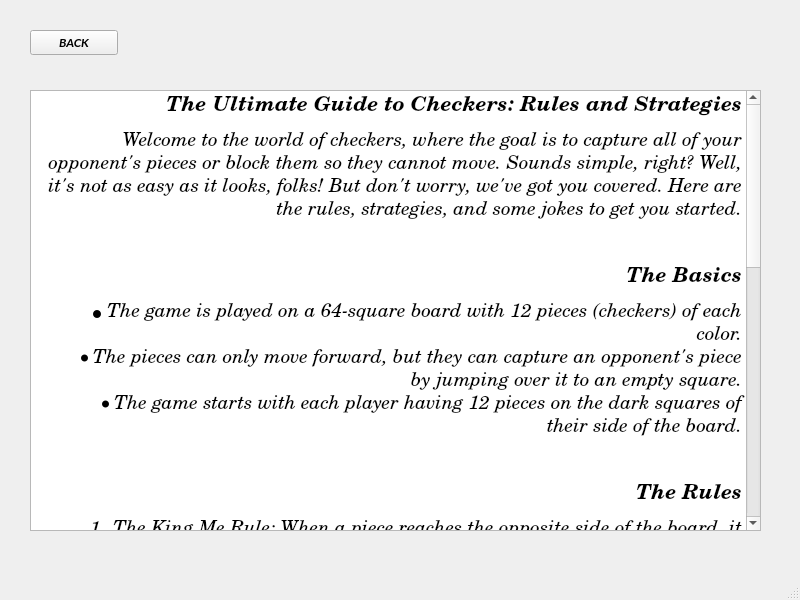
<?xml version="1.0" encoding="UTF-8"?>
<ui version="4.0">
 <class>MainWindow</class>
 <widget class="QMainWindow" name="MainWindow">
  <property name="geometry">
   <rect>
    <x>0</x>
    <y>0</y>
    <width>800</width>
    <height>600</height>
   </rect>
  </property>
  <property name="windowTitle">
   <string>MainWindow</string>
  </property>
  <widget class="QWidget" name="centralwidget">
   <widget class="QPushButton" name="back">
    <property name="geometry">
     <rect>
      <x>30</x>
      <y>30</y>
      <width>88</width>
      <height>25</height>
     </rect>
    </property>
    <property name="font">
     <font>
      <family>Lato</family>
      <weight>75</weight>
      <italic>true</italic>
      <bold>true</bold>
     </font>
    </property>
    <property name="text">
     <string>BACK</string>
    </property>
   </widget>
   <widget class="QTextEdit" name="textEdit">
    <property name="geometry">
     <rect>
      <x>30</x>
      <y>90</y>
      <width>731</width>
      <height>441</height>
     </rect>
    </property>
    <property name="font">
     <font>
      <family>C059</family>
      <italic>true</italic>
     </font>
    </property>
    <property name="html">
     <string>&lt;!DOCTYPE HTML PUBLIC &quot;-//W3C//DTD HTML 4.0//EN&quot; &quot;http://www.w3.org/TR/REC-html40/strict.dtd&quot;&gt;
&lt;html&gt;&lt;head&gt;&lt;meta name=&quot;qrichtext&quot; content=&quot;1&quot; /&gt;&lt;style type=&quot;text/css&quot;&gt;
p, li { white-space: pre-wrap; }
&lt;/style&gt;&lt;/head&gt;&lt;body style=&quot; font-family:'C059'; font-size:11pt; font-weight:400; font-style:italic;&quot;&gt;
&lt;p align=&quot;right&quot; style=&quot; margin-top:12px; margin-bottom:12px; margin-left:0px; margin-right:0px; -qt-block-indent:0; text-indent:0px;&quot;&gt;&lt;span style=&quot; font-family:'Ubuntu'; font-size:16pt; font-weight:600;&quot;&gt;The Ultimate Guide to Checkers: Rules and Strategies&lt;/span&gt;&lt;/p&gt;
&lt;p align=&quot;right&quot; style=&quot; margin-top:12px; margin-bottom:12px; margin-left:0px; margin-right:0px; -qt-block-indent:0; text-indent:0px;&quot;&gt;&lt;span style=&quot; font-family:'Ubuntu'; font-size:14pt;&quot;&gt;Welcome to the world of checkers, where the goal is to capture all of your opponent's pieces or block them so they cannot move. Sounds simple, right? Well, it's not as easy as it looks, folks! But don't worry, we've got you covered. Here are the rules, strategies, and some jokes to get you started.&lt;/span&gt;&lt;/p&gt;
&lt;p align=&quot;right&quot; style=&quot;-qt-paragraph-type:empty; margin-top:12px; margin-bottom:12px; margin-left:0px; margin-right:0px; -qt-block-indent:0; text-indent:0px;&quot;&gt;&lt;br /&gt;&lt;/p&gt;
&lt;p align=&quot;right&quot; style=&quot; margin-top:12px; margin-bottom:12px; margin-left:0px; margin-right:0px; -qt-block-indent:0; text-indent:0px;&quot;&gt;&lt;span style=&quot; font-family:'Ubuntu'; font-size:16pt; font-weight:600;&quot;&gt;The Basics&lt;/span&gt;&lt;/p&gt;
&lt;ul style=&quot;margin-top: 0px; margin-bottom: 0px; margin-left: 0px; margin-right: 0px; -qt-list-indent: 1;&quot;&gt;&lt;li style=&quot; font-family:'Ubuntu'; font-size:16pt;&quot; align=&quot;right&quot; style=&quot; margin-top:12px; margin-bottom:0px; margin-left:0px; margin-right:0px; -qt-block-indent:0; text-indent:0px;&quot;&gt;&lt;span style=&quot; font-size:14pt;&quot;&gt;The game is played on a 64-square board with 12 pieces (checkers) of each color.&lt;/span&gt;&lt;/li&gt;
&lt;li style=&quot; font-family:'Ubuntu'; font-size:14pt;&quot; align=&quot;right&quot; style=&quot; margin-top:0px; margin-bottom:0px; margin-left:0px; margin-right:0px; -qt-block-indent:0; text-indent:0px;&quot;&gt;The pieces can only move forward, but they can capture an opponent's piece by jumping over it to an empty square.&lt;/li&gt;
&lt;li style=&quot; font-family:'Ubuntu'; font-size:14pt;&quot; align=&quot;right&quot; style=&quot; margin-top:0px; margin-bottom:12px; margin-left:0px; margin-right:0px; -qt-block-indent:0; text-indent:0px;&quot;&gt;The game starts with each player having 12 pieces on the dark squares of their side of the board.&lt;/li&gt;&lt;/ul&gt;
&lt;p align=&quot;right&quot; style=&quot;-qt-paragraph-type:empty; margin-top:12px; margin-bottom:12px; margin-left:0px; margin-right:0px; -qt-block-indent:0; text-indent:0px;&quot;&gt;&lt;br /&gt;&lt;/p&gt;
&lt;p align=&quot;right&quot; style=&quot; margin-top:12px; margin-bottom:12px; margin-left:0px; margin-right:0px; -qt-block-indent:0; text-indent:0px;&quot;&gt;&lt;span style=&quot; font-family:'Ubuntu'; font-size:16pt; font-weight:600;&quot;&gt;The Rules&lt;/span&gt;&lt;/p&gt;
&lt;ol style=&quot;margin-top: 0px; margin-bottom: 0px; margin-left: 0px; margin-right: 0px; -qt-list-indent: 1;&quot;&gt;&lt;li style=&quot; font-family:'Ubuntu'; font-size:16pt;&quot; align=&quot;right&quot; style=&quot; margin-top:12px; margin-bottom:0px; margin-left:0px; margin-right:0px; -qt-block-indent:0; text-indent:0px;&quot;&gt;&lt;span style=&quot; font-size:14pt;&quot;&gt;The King Me Rule: When a piece reaches the opposite side of the board, it becomes a king. This is like a promotion to the royal family, but without the fancy crown.&lt;/span&gt;&lt;/li&gt;
&lt;li style=&quot; font-family:'Ubuntu'; font-size:14pt;&quot; align=&quot;right&quot; style=&quot; margin-top:0px; margin-bottom:0px; margin-left:0px; margin-right:0px; -qt-block-indent:0; text-indent:0px;&quot;&gt;The Capture Rule: If a piece can capture an opponent's piece, it must do so. This is like a game of tag, but with checkers.&lt;/li&gt;
&lt;li style=&quot; font-family:'Ubuntu'; font-size:14pt;&quot; align=&quot;right&quot; style=&quot; margin-top:0px; margin-bottom:0px; margin-left:0px; margin-right:0px; -qt-block-indent:0; text-indent:0px;&quot;&gt;The Block Rule: If a piece is blocked by an opponent's piece, it cannot move. This is like being stuck in traffic, but without the honking horns.&lt;/li&gt;
&lt;li style=&quot; font-family:'Ubuntu'; font-size:14pt;&quot; align=&quot;right&quot; style=&quot; margin-top:0px; margin-bottom:12px; margin-left:0px; margin-right:0px; -qt-block-indent:0; text-indent:0px;&quot;&gt;The Jump Rule: A piece can only jump over an opponent's piece to an empty square. This is like a game of hopscotch, but with checkers.&lt;/li&gt;&lt;/ol&gt;
&lt;p align=&quot;right&quot; style=&quot;-qt-paragraph-type:empty; margin-top:12px; margin-bottom:12px; margin-left:0px; margin-right:0px; -qt-block-indent:0; text-indent:0px; font-size:14pt;&quot;&gt;&lt;br /&gt;&lt;/p&gt;
&lt;p align=&quot;right&quot; style=&quot; margin-top:12px; margin-bottom:12px; margin-left:0px; margin-right:0px; -qt-block-indent:0; text-indent:0px;&quot;&gt;&lt;span style=&quot; font-family:'Ubuntu'; font-size:14pt; font-weight:600;&quot;&gt;Strategies&lt;/span&gt;&lt;/p&gt;
&lt;ol style=&quot;margin-top: 0px; margin-bottom: 0px; margin-left: 0px; margin-right: 0px; -qt-list-indent: 1;&quot;&gt;&lt;li style=&quot; font-family:'Ubuntu'; font-size:14pt;&quot; align=&quot;right&quot; style=&quot; margin-top:12px; margin-bottom:0px; margin-left:0px; margin-right:0px; -qt-block-indent:0; text-indent:0px;&quot;&gt;Control the Center: The center squares are the most important on the board. Try to control as many as you can to limit your opponent's movement.&lt;/li&gt;
&lt;li style=&quot; font-family:'Ubuntu'; font-size:14pt;&quot; align=&quot;right&quot; style=&quot; margin-top:0px; margin-bottom:0px; margin-left:0px; margin-right:0px; -qt-block-indent:0; text-indent:0px;&quot;&gt;Build a Prime: A prime is a row of checkers on the opponent's side of the board. Building a prime can help you capture more pieces and limit your opponent's movement.&lt;/li&gt;
&lt;li style=&quot; font-family:'Ubuntu'; font-size:14pt;&quot; align=&quot;right&quot; style=&quot; margin-top:0px; margin-bottom:0px; margin-left:0px; margin-right:0px; -qt-block-indent:0; text-indent:0px;&quot;&gt;Block Your Opponent: Try to block your opponent's pieces to limit their movement and create opportunities for capture.&lt;/li&gt;
&lt;li style=&quot; font-family:'Ubuntu'; font-size:14pt;&quot; align=&quot;right&quot; style=&quot; margin-top:0px; margin-bottom:12px; margin-left:0px; margin-right:0px; -qt-block-indent:0; text-indent:0px;&quot;&gt;Make a King: Try to get one of your pieces to the opposite side of the board to make a king. This will give you more mobility and capture power.&lt;/li&gt;&lt;/ol&gt;
&lt;p align=&quot;right&quot; style=&quot;-qt-paragraph-type:empty; margin-top:0px; margin-bottom:12px; margin-left:0px; margin-right:0px; -qt-block-indent:0; text-indent:0px; font-family:'Ubuntu'; font-size:16pt;&quot;&gt;&lt;br /&gt;&lt;/p&gt;
&lt;p align=&quot;right&quot; style=&quot; margin-top:12px; margin-bottom:12px; margin-left:0px; margin-right:0px; -qt-block-indent:0; text-indent:0px;&quot;&gt;&lt;span style=&quot; font-family:'Ubuntu'; font-size:16pt; font-weight:600;&quot;&gt;Conclusion&lt;/span&gt;&lt;/p&gt;
&lt;p align=&quot;right&quot; style=&quot; margin-top:12px; margin-bottom:12px; margin-left:0px; margin-right:0px; -qt-block-indent:0; text-indent:0px;&quot;&gt;&lt;span style=&quot; font-family:'Ubuntu'; font-size:14pt;&quot;&gt;Checkers is a game of strategy and skill, but it's also a game of fun and jokes. Remember to control the center, build a prime, block your opponent, and make a king. And most importantly, don't get too &amp;quot;blocked&amp;quot; or you'll be the one who's &amp;quot;jumping&amp;quot; out of the game!&lt;/span&gt;&lt;/p&gt;&lt;/body&gt;&lt;/html&gt;</string>
    </property>
   </widget>
  </widget>
  <widget class="QMenuBar" name="menubar">
   <property name="geometry">
    <rect>
     <x>0</x>
     <y>0</y>
     <width>800</width>
     <height>22</height>
    </rect>
   </property>
  </widget>
  <widget class="QStatusBar" name="statusbar"/>
 </widget>
 <resources/>
 <connections/>
</ui>
